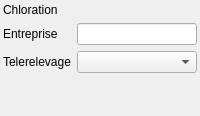
             <widget class="QWidget" name="CHL">
              <layout class="QGridLayout" name="gridLayout_4">
               <property name="leftMargin">
                <number>3</number>
               </property>
               <property name="topMargin">
                <number>3</number>
               </property>
               <property name="rightMargin">
                <number>3</number>
               </property>
               <property name="bottomMargin">
                <number>3</number>
               </property>
               <item row="1" column="0">
                <widget class="QLabel" name="label_40">
                 <property name="text">
                  <string>Entreprise</string>
                 </property>
                </widget>
               </item>
               <item row="2" column="0">
                <widget class="QLabel" name="label_41">
                 <property name="text">
                  <string>Telerelevage</string>
                 </property>
                </widget>
               </item>
               <item row="2" column="1">
                <widget class="QComboBox" name="comboBox_telerelevage2"/>
               </item>
               <item row="1" column="1">
                <widget class="QLineEdit" name="lineEdit_entreprise2"/>
               </item>
               <item row="0" column="0">
                <widget class="QLabel" name="label_39">
                 <property name="text">
                  <string>Chloration</string>
                 </property>
                </widget>
               </item>
               <item row="3" column="1">
                <spacer name="verticalSpacer_10">
                 <property name="orientation">
                  <enum>Qt::Vertical</enum>
                 </property>
                 <property name="sizeHint" stdset="0">
                  <size>
                   <width>20</width>
                   <height>40</height>
                  </size>
                 </property>
                </spacer>
               </item>
              </layout>
             </widget>
